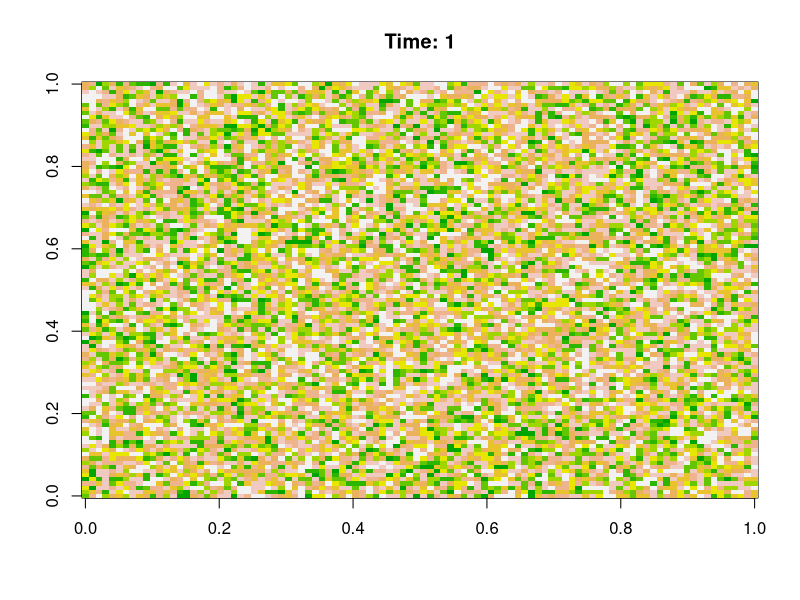
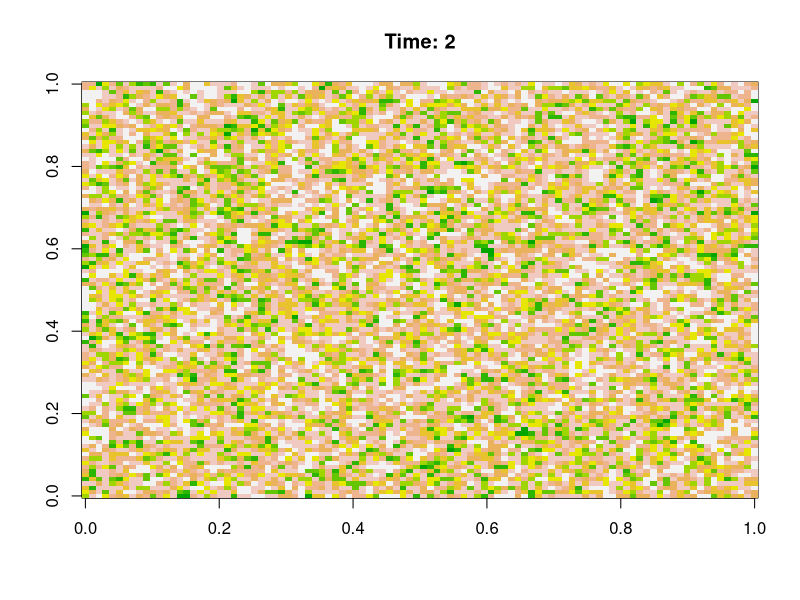
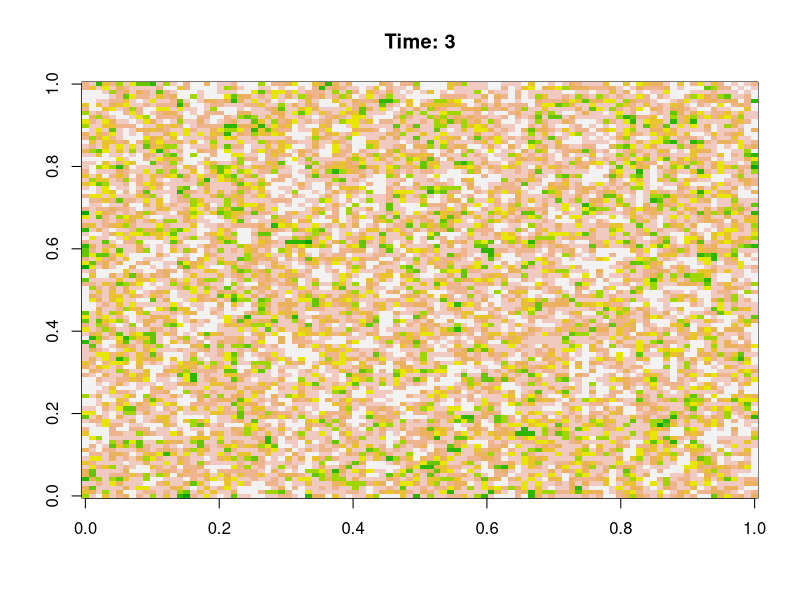
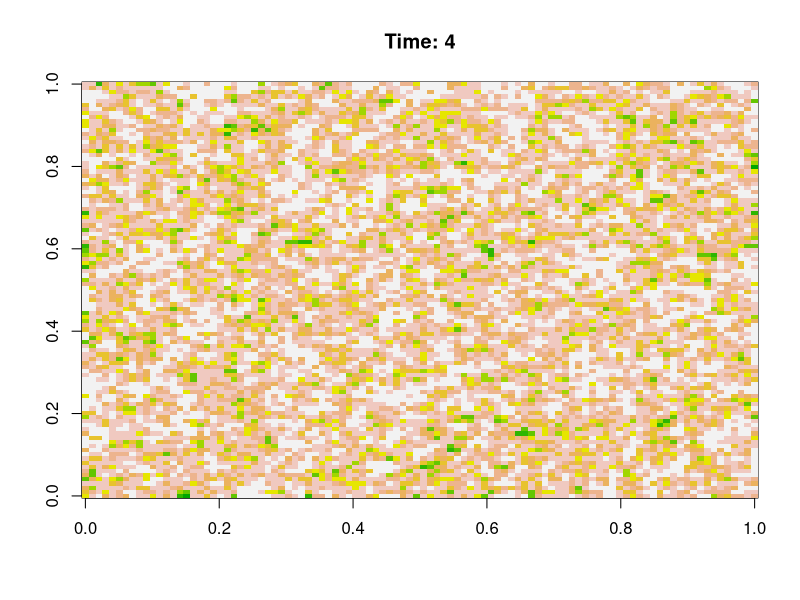
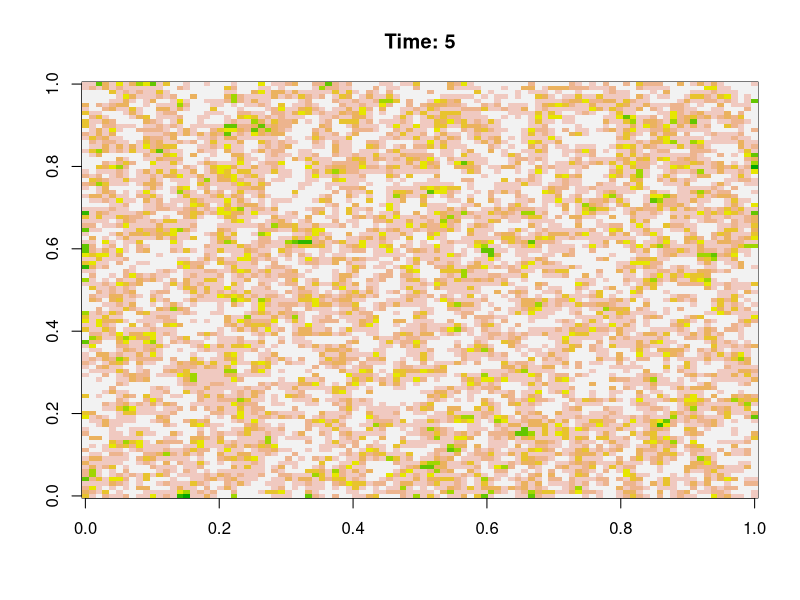
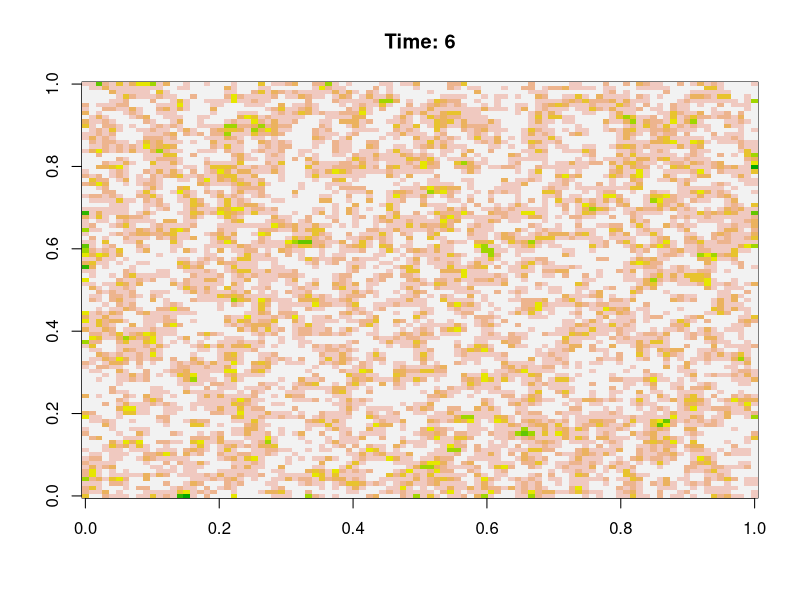
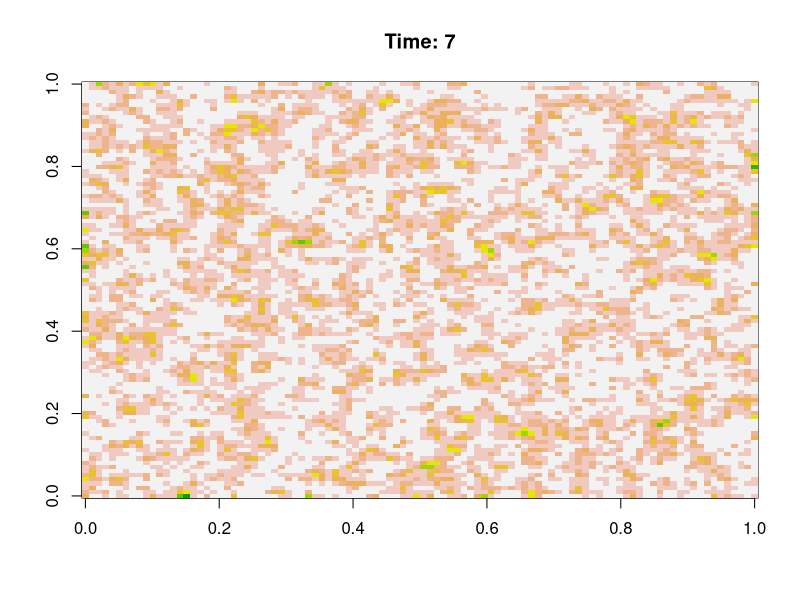
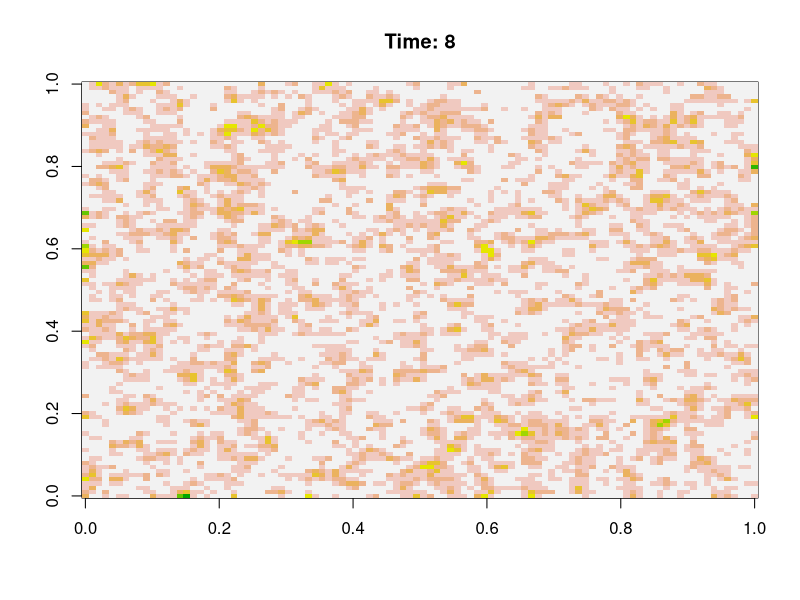

Here is the R script that generated these plots, in order: (Note: this script raises an error after producing the figures.)
# Define the parameters
r <- 0.5    # intrinsic growth rate
K <- 1      # carrying capacity
d <- 0.2    # death rate
m <- 0.01   # migration rate
size <- 100 # size of the spatial grid

# Initialize the population grid
N <- matrix(runif(size^2, 0, K), nrow = size, ncol = size)

# Define a function to calculate the migration term
migrate <- function(N, i, j, m) {
  neighbors <- cbind(i + c(-1, 1, 0, 0), j + c(0, 0, -1, 1))
  neighbors <- neighbors[(neighbors[,1] >= 1) & (neighbors[,1] <= size) &
                           (neighbors[,2] >= 1) & (neighbors[,2] <= size),]
  return(m * sum(N[neighbors[,1], neighbors[,2]] - N[i,j]))
}

# Define a function to simulate the dynamics
simulate <- function(N, r, K, d, m, size, t) {
  for (i in 1:t) {
    # Calculate the migration term for each field
    M <- matrix(0, nrow = size, ncol = size)
    for (j in 1:size) {
      for (k in 1:size) {
        M[j,k] <- migrate(N, j, k, m)
      }
    }
    
    # Update the population grid using the LDE dynamics
    N <- N + r * N * (1 - N / K) + M - d * N
    
    # Enforce the carrying capacity
    N[N < 0] <- 0
    N[N > K] <- K
    
    # Plot the population grid and save as a PNG file
    png(file = paste0("C:/Users/anuba/Downloads/plot_", i, ".png"))
    image(N, col = terrain.colors(10), main = paste("Time:", i))
    dev.off()
  }
  return(N)
}

# Run the simulation for 100 time steps
final_N <- simulate(N, r, K, d, m, size, 100)
